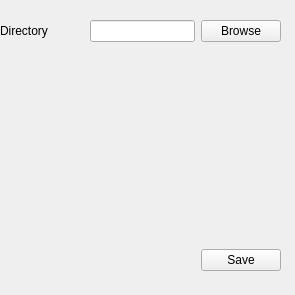
<?xml version="1.0" encoding="UTF-8"?>
<ui version="4.0">
 <class>FormPreferences</class>
 <widget class="QWidget" name="FormPreferences">
  <property name="geometry">
   <rect>
    <x>0</x>
    <y>0</y>
    <width>295</width>
    <height>295</height>
   </rect>
  </property>
  <property name="windowTitle">
   <string>Form</string>
  </property>
  <widget class="QWidget" name="verticalLayoutWidget">
   <property name="geometry">
    <rect>
     <x>0</x>
     <y>20</y>
     <width>281</width>
     <height>251</height>
    </rect>
   </property>
   <layout class="QVBoxLayout" name="verticalLayout">
    <item>
     <layout class="QHBoxLayout" name="horizontalLayout">
      <item>
       <widget class="QLabel" name="label">
        <property name="text">
         <string>Directory</string>
        </property>
       </widget>
      </item>
      <item>
       <spacer name="horizontalSpacer">
        <property name="orientation">
         <enum>Qt::Horizontal</enum>
        </property>
        <property name="sizeHint" stdset="0">
         <size>
          <width>40</width>
          <height>20</height>
         </size>
        </property>
       </spacer>
      </item>
      <item>
       <widget class="QLineEdit" name="leDirPath"/>
      </item>
      <item>
       <widget class="QPushButton" name="pbBrowse">
        <property name="text">
         <string>Browse</string>
        </property>
       </widget>
      </item>
     </layout>
    </item>
    <item>
     <spacer name="verticalSpacer">
      <property name="orientation">
       <enum>Qt::Vertical</enum>
      </property>
      <property name="sizeHint" stdset="0">
       <size>
        <width>20</width>
        <height>40</height>
       </size>
      </property>
     </spacer>
    </item>
    <item>
     <layout class="QHBoxLayout" name="horizontalLayout_2">
      <item>
       <spacer name="horizontalSpacer_2">
        <property name="orientation">
         <enum>Qt::Horizontal</enum>
        </property>
        <property name="sizeHint" stdset="0">
         <size>
          <width>40</width>
          <height>20</height>
         </size>
        </property>
       </spacer>
      </item>
      <item>
       <widget class="QPushButton" name="pbSave">
        <property name="text">
         <string>Save</string>
        </property>
        <property name="icon">
         <iconset resource="../resource.qrc">
          <normaloff>:/icones/icones/save.png</normaloff>:/icones/icones/save.png</iconset>
        </property>
       </widget>
      </item>
     </layout>
    </item>
   </layout>
  </widget>
 </widget>
 <resources>
  <include location="../resource.qrc"/>
 </resources>
 <connections/>
</ui>
